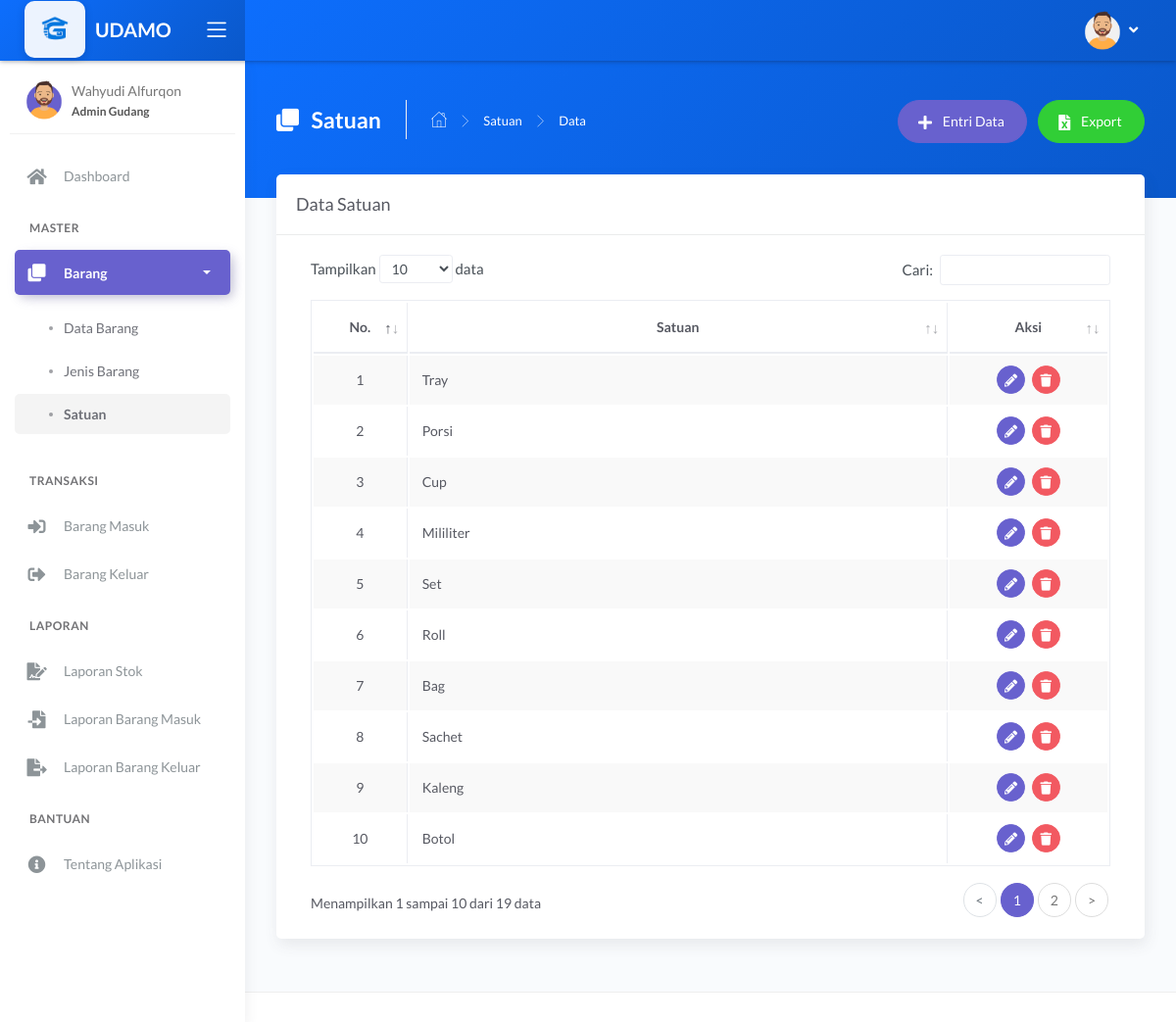
The page /main.php?module=satuan (signed in) on the database its author committed.
### tables this page shows
CREATE TABLE `tbl_satuan` (
  `id_satuan` int(11) NOT NULL,
  `nama_satuan` varchar(30) NOT NULL
);

### modules/satuan/tampil_data.php (the view, shortened to what this page needs)
<?php
if (basename($_SERVER['PHP_SELF']) === basename(__FILE__)) {
    header('location: 404.html');
}
else {
?>
<div class="panel-header" style="background: linear-gradient(135deg, #0d6efd, #0a58ca);">
        <div class="page-inner py-45">
            <div class="d-flex align-items-left align-items-md-top flex-column flex-md-row">
                <div class="page-header text-white">
                    <h4 class="page-title text-white"><i class="fas fa-clone mr-2"></i> Satuan</h4>
                    <ul class="breadcrumbs">
                        <li class="nav-home"><a href="?module=dashboard"><i class="flaticon-home text-white"></i></a></li>
                        <li class="separator"><i class="flaticon-right-arrow"></i></li>
                        <li class="nav-item"><a href="?module=satuan" class="text-white">Satuan</a></li>
                        <li class="separator"><i class="flaticon-right-arrow"></i></li>
                        <li class="nav-item"><a>Data</a></li>
                    </ul>
                </div>
                <div class="ml-md-auto py-2 py-md-0">
                    <a href="?module=form_entri_satuan" class="btn btn-secondary btn-round mr-2">
                        <span class="btn-label"><i class="fa fa-plus mr-2"></i></span> Entri Data
                    </a>
                    <a href="modules/satuan/export.php" class="btn btn-success btn-round">
                        <span class="btn-label"><i class="fa fa-file-excel mr-2"></i></span> Export
                    </a>
                </div>
            </div>
        </div>
    </div>
    <div class="page-inner mt--5">
        <div class="card">
            <div class="card-header">
                <div class="card-title">Data Satuan</div>
            </div>
            <div class="card-body">
                <div class="table-responsive">
                    <table id="basic-datatables" class="display table table-bordered table-striped table-hover">
                        <thead>
                            <tr>
                                <th class="text-center">No.</th>
                                <th class="text-center">Satuan</th>
                                <th class="text-center">Aksi</th>
                            </tr>
                        </thead>
                        <tbody>
                            <?php
                            $no = 1;
                            $query = mysqli_query($mysqli, "SELECT * FROM tbl_satuan ORDER BY id_satuan DESC")
                                                            or die('Ada kesalahan pada query tampil data : ' . mysqli_error($mysqli));
                            while ($data = mysqli_fetch_assoc($query)) { ?>
                                <tr>
                                    <td width="30" class="text-center"><?php echo $no++; ?></td>
                                    <td width="300"><?php echo $data['nama_satuan']; ?></td>
                                    <td width="70" class="text-center">
                                        <div>
                                            <a href="?module=form_ubah_satuan&id=<?php echo $data['id_satuan']; ?>" class="btn btn-icon btn-round btn-secondary btn-sm mr-md-1" data-toggle="tooltip" data-placement="top" title="Ubah">
                                                <i class="fas fa-pencil-alt fa-sm"></i>
                                            </a>
                                            <a href="modules/satuan/proses_hapus.php?id=<?php echo $data['id_satuan']; ?>" onclick="return confirm('Anda yakin ingin menghapus data satuan <?php echo $data['nama_satuan']; ?>?')" class="btn btn-icon btn-round btn-danger btn-sm" data-toggle="tooltip" data-placement="top" title="Hapus">
                                                <i class="fas fa-trash fa-sm"></i>
                                            </a>
                                        </div>
                                    </td>
                                </tr>
                            <?php } ?>
                        </tbody>
                    </table>
                </div>
            </div>
        </div>
    </div>
<?php } ?>

### rows shown on the page
tbl_satuan: nama_satuan "Tray"
tbl_satuan: nama_satuan "Porsi"
tbl_satuan: nama_satuan "Cup"
tbl_satuan: nama_satuan "Mililiter"
tbl_satuan: nama_satuan "Set"
tbl_satuan: nama_satuan "Roll"
tbl_satuan: nama_satuan "Bag"
tbl_satuan: nama_satuan "Sachet"
tbl_satuan: nama_satuan "Kaleng"
tbl_satuan: nama_satuan "Botol"

### other values the page prints
$_SESSION['nama_user'] "Wahyudi Alfurqon"
$_SESSION['hak_akses'] "Admin Gudang"
